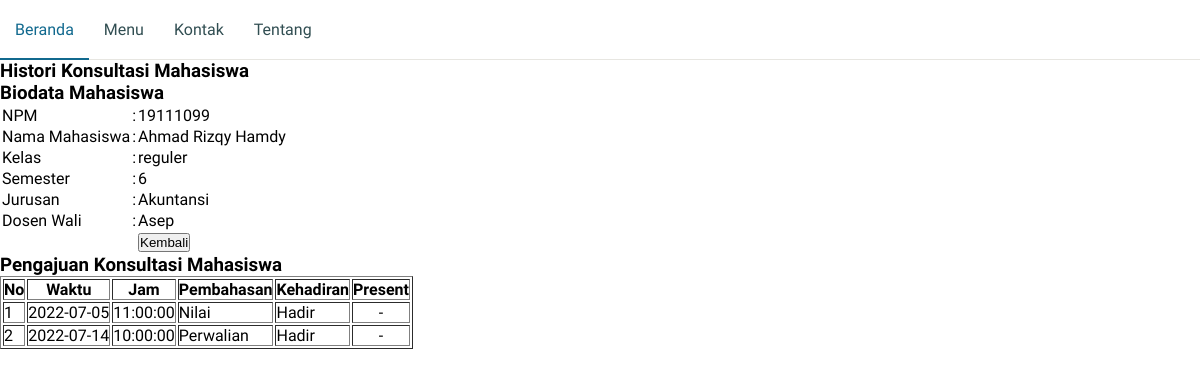
The page /dosen/transaksi.php?id=17 (signed in) on the database its author committed.
### tables this page shows
CREATE TABLE `mahasiswa` (
  `idmaha` int(30) NOT NULL,
  `npm` varchar(30) NOT NULL,
  `namasis` varchar(50) NOT NULL,
  `jurusan` varchar(30) NOT NULL,
  `semester` int(3) NOT NULL,
  `thn_msk` varchar(4) NOT NULL,
  `password` varchar(225) NOT NULL,
  `kelas` varchar(10) NOT NULL,
  `iddosen` int(30) DEFAULT NULL,
  `level` varchar(30) NOT NULL
);

CREATE TABLE `dosen` (
  `iddosen` int(30) NOT NULL,
  `nip` varchar(30) NOT NULL,
  `nama` varchar(50) NOT NULL,
  `password` varchar(225) NOT NULL,
  `level` varchar(30) NOT NULL
);

CREATE TABLE `aju` (
  `idaju` int(30) NOT NULL,
  `waktu` date NOT NULL,
  `jam` time NOT NULL,
  `bahas` text NOT NULL,
  `idmaha` int(30) NOT NULL,
  `Kehadiran` varchar(50) DEFAULT NULL
);

### dosen/transaksi.php (the view, shortened to what this page needs)
<?php include "navbar.php" ;
include "../koneksi.php";
?>
<h3>Histori Konsultasi Mahasiswa</h3>
<?php
	$admin = $_SESSION['idw'];
if(isset($_GET['id']) ){
	$sqlSiswa = mysqli_query($konek, "SELECT a.*,b.* FROM mahasiswa a, dosen b WHERE a.idmaha='$_GET[id]' AND a.iddosen=b.iddosen AND a.iddosen='$admin'");
	$ds=mysqli_fetch_array($sqlSiswa);
	$nis = $ds['idmaha'];
?>
<h3>Biodata Mahasiswa</h3>
<table>
	<tr>
		<td>NPM</td>
		<td>:</td>
		<td><?php echo $ds['npm']; ?></td>
	</tr>
	<tr>
		<td>Nama Mahasiswa</td>
		<td>:</td>
		<td><?php echo $ds['namasis']; ?></td>
	</tr>
	<tr>
		<td>Kelas</td>
		<td>:</td>
		<td><?php echo $ds['kelas']; ?></td>
	</tr>
	<tr>
		<td>Semester</td>
		<td>:</td>
		<td><?php echo $ds['semester']; ?></td>
	</tr>
<tr>
		<td>Jurusan</td>
		<td>:</td>
		<td><?php echo $ds['jurusan']; ?></td>
	</tr>
	<tr>
		<td>Dosen Wali</td>
		<td>:</td>
		<td><?php echo $ds['nama']; ?></td>
	</tr>
	<form action="tampil_siswa.php">
	<tr>
	<td></td>
			<td></td>
			<td><input type="submit" value="Kembali" /></td>
		</tr>
		</form>
</table>
<h3>Pengajuan Konsultasi Mahasiswa</h3>
<table border="1">
	<tr>
		<th>No</th>
		<th>Waktu</th>
		<th>Jam</th>
		<th>Pembahasan</th>
		<th>Kehadiran</th>
		<th>Present</th>
	</tr>
	<?php
	$sql = mysqli_query($konek, "SELECT * FROM aju WHERE idmaha='$ds[idmaha]' ORDER BY waktu ASC");
	$no=1;
	while($d=mysqli_fetch_array($sql)){
		echo "<tr>
			<td>$no</td>
			<td>$d[waktu]</td>
			<td>$d[jam]</td>
			<td>$d[bahas]</td>
			<td>$d[Kehadiran]</td>
			<td align='center'>";
				if($d['Kehadiran']==''){
					echo "<a href='proses_transaksi.php?idmaha=$nis&act=bayar&id=$d[idaju]'>Hadir</a>";
				}else{
					echo "-";
				}
			echo "</td>
		</tr>";
		$no++;
	}
	?>
</table>
<?php
}
?>

### dosen/navbar.php (style rules this page uses)
* { margin: 0; padding: 0; box-sizing: border-box; }
body { font-family: 'Zen Kaku Gothic New', sans-serif; font-size: 16px; }

### rows shown on the page
mahasiswa: npm "19111099", namasis "Ahmad Rizqy Hamdy", kelas "reguler", semester "6", jurusan "Akuntansi", iddosen.nama "Asep"
aju: waktu "2022-07-05", jam "11:00:00", bahas "Nilai", Kehadiran "Hadir"
aju: waktu "2022-07-14", jam "10:00:00", bahas "Perwalian", Kehadiran "Hadir"
